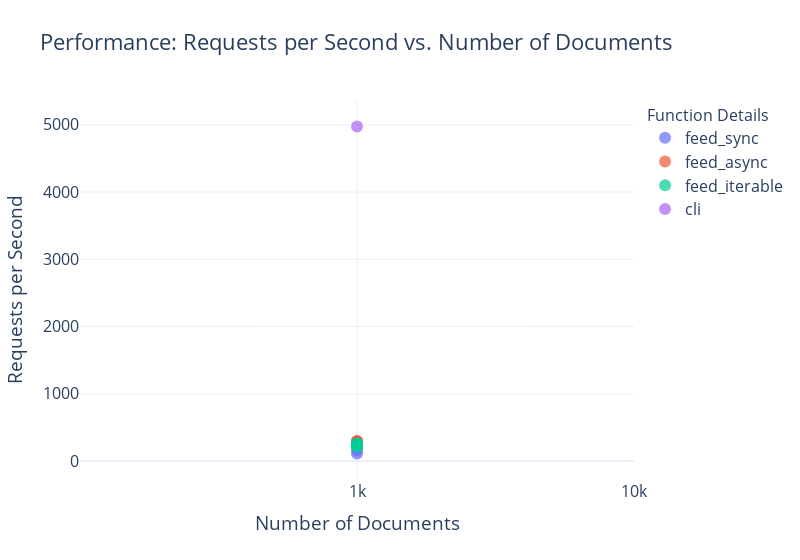

The notebook cell this image was saved under:
### Code cell
df_total = pd.concat([df, df_cli])

plot_performance(df_total)

### Figure 1 — Plotly figure (JSON) as saved in the notebook; plotly's stock layout.template omitted (floating-point values rounded to 4 significant figures)
{"data": [{"customdata": [[null, null, 16, null], [null, null, 64, null]], "hovertemplate": "function_name=feed_sync<br>Number of Documents=%{x}<br>Requests per Second=%{y}<br>max_workers=%{customdata[0]}<br>max_queue_size=%{customdata[1]}<br>max_connections=%{customdata[2]}<br>num_concurrent_requests=%{customdata[3]}<extra></extra>", "legendgroup": "feed_sync", "marker": {"color": "#636efa", "opacity": 0.7, "size": 12, "symbol": "circle"}, "mode": "markers", "name": "feed_sync", "orientation": "v", "showlegend": true, "type": "scatter", "x": [1000, 1000], "xaxis": "x", "y": [113.1, 158.3], "yaxis": "y"}, {"customdata": [[null, null, 16, 1000], [null, null, 16, 10000], [null, null, 64, 1000], [null, null, 64, 10000]], "hovertemplate": "function_name=feed_async<br>Number of Documents=%{x}<br>Requests per Second=%{y}<br>max_workers=%{customdata[0]}<br>max_queue_size=%{customdata[1]}<br>max_connections=%{customdata[2]}<br>num_concurrent_requests=%{customdata[3]}<extra></extra>", "legendgroup": "feed_async", "marker": {"color": "#EF553B", "opacity": 0.7, "size": 12, "symbol": "circle"}, "mode": "markers", "name": "feed_async", "orientation": "v", "showlegend": true, "type": "scatter", "x": [1000, 1000, 1000, 1000], "xaxis": "x", "y": [291.7, 292.8, 242.2, 298.9], "yaxis": "y"}, {"customdata": [[16, 1000, 64, null], [16, 10000, 64, null], [64, 1000, 64, null], [64, 10000, 64, null], [16, 1000, 128, null], [16, 10000, 128, null], [64, 1000, 128, null], [64, 10000, 128, null]], "hovertemplate": "function_name=feed_iterable<br>Number of Documents=%{x}<br>Requests per Second=%{y}<br>max_workers=%{customdata[0]}<br>max_queue_size=%{customdata[1]}<br>max_connections=%{customdata[2]}<br>num_concurrent_requests=%{customdata[3]}<extra></extra>", "legendgroup": "feed_iterable", "marker": {"color": "#00cc96", "opacity": 0.7, "size": 12, "symbol": "circle"}, "mode": "markers", "name": "feed_iterable", "orientation": "v", "showlegend": true, "type": "scatter", "x": [1000, 1000, 1000, 1000, 1000, 1000, 1000, 1000], "xaxis": "x", "y": [232.9, 230.6, 219.6, 219.9, 221.7, 255.5, 266.3, 259.7], "yaxis": "y"}, {"customdata": [["unknown", "n/a", "unknown", null]], "hovertemplate": "function_name=cli<br>Number of Documents=%{x}<br>Requests per Second=%{y}<br>max_workers=%{customdata[0]}<br>max_queue_size=%{customdata[1]}<br>max_connections=%{customdata[2]}<br>num_concurrent_requests=%{customdata[3]}<extra></extra>", "legendgroup": "cli", "marker": {"color": "#ab63fa", "opacity": 0.7, "size": 12, "symbol": "circle"}, "mode": "markers", "name": "cli", "orientation": "v", "showlegend": true, "type": "scatter", "x": [1000], "xaxis": "x", "y": [4975.0], "yaxis": "y"}], "layout": {"font": {"size": 16}, "legend": {"title": {"font": {"size": 16}, "text": "Function Details"}, "tracegroupgap": 0, "x": 800, "xanchor": "auto", "y": 1, "yanchor": "auto"}, "title": {"text": "Performance: Requests per Second vs. Number of Documents"}, "width": 800, "xaxis": {"anchor": "y", "domain": [0, 1], "ticktext": ["1k", "10k", "100k"], "tickvals": [1000, 10000, 100000], "title": {"text": "Number of Documents"}, "type": "log"}, "yaxis": {"anchor": "x", "domain": [0, 1], "title": {"text": "Requests per Second"}}}}
